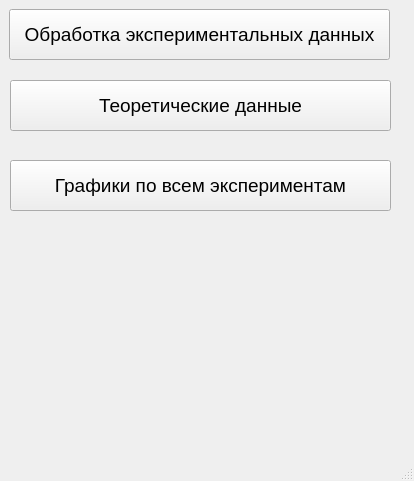
<?xml version="1.0" encoding="UTF-8"?>
<ui version="4.0">
 <class>MainWindow</class>
 <widget class="QMainWindow" name="MainWindow">
  <property name="geometry">
   <rect>
    <x>0</x>
    <y>0</y>
    <width>414</width>
    <height>481</height>
   </rect>
  </property>
  <property name="windowTitle">
   <string>MainWindow</string>
  </property>
  <widget class="QWidget" name="centralwidget">
   <widget class="QPushButton" name="pushButton_1">
    <property name="geometry">
     <rect>
      <x>9</x>
      <y>9</y>
      <width>381</width>
      <height>51</height>
     </rect>
    </property>
    <property name="font">
     <font>
      <pointsize>14</pointsize>
     </font>
    </property>
    <property name="text">
     <string>Обработка экспериментальных данных</string>
    </property>
   </widget>
   <widget class="QPushButton" name="pushButton_2">
    <property name="geometry">
     <rect>
      <x>10</x>
      <y>80</y>
      <width>381</width>
      <height>51</height>
     </rect>
    </property>
    <property name="font">
     <font>
      <pointsize>14</pointsize>
     </font>
    </property>
    <property name="text">
     <string>Теоретические данные</string>
    </property>
   </widget>
   <widget class="QPushButton" name="pushButton_3">
    <property name="geometry">
     <rect>
      <x>10</x>
      <y>160</y>
      <width>381</width>
      <height>51</height>
     </rect>
    </property>
    <property name="font">
     <font>
      <pointsize>14</pointsize>
     </font>
    </property>
    <property name="text">
     <string>Графики по всем экспериментам</string>
    </property>
   </widget>
  </widget>
  <widget class="QMenuBar" name="menubar">
   <property name="geometry">
    <rect>
     <x>0</x>
     <y>0</y>
     <width>414</width>
     <height>21</height>
    </rect>
   </property>
  </widget>
  <widget class="QStatusBar" name="statusbar"/>
 </widget>
 <resources/>
 <connections/>
</ui>
